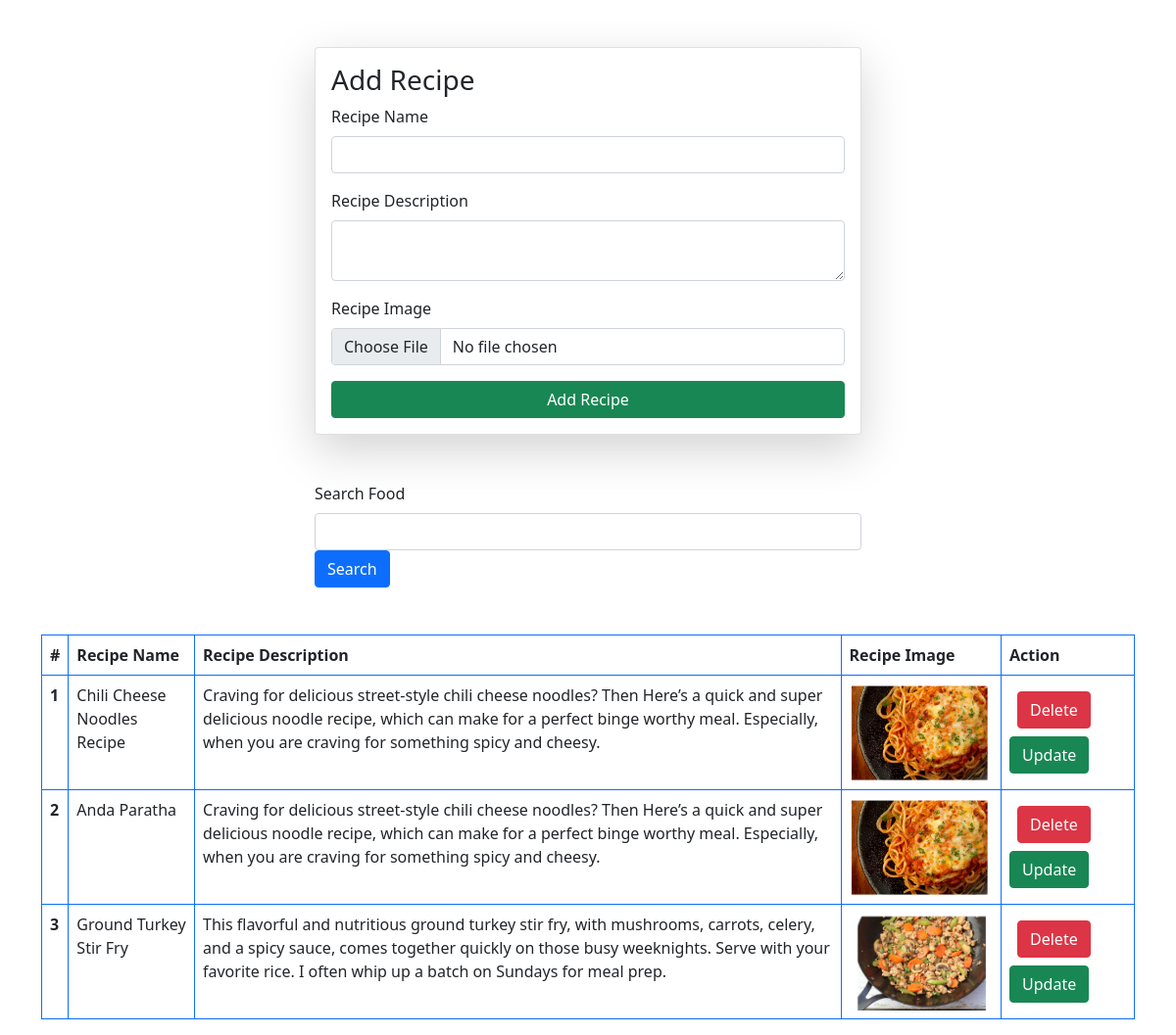
Page /recipes/ on the earlier database version.
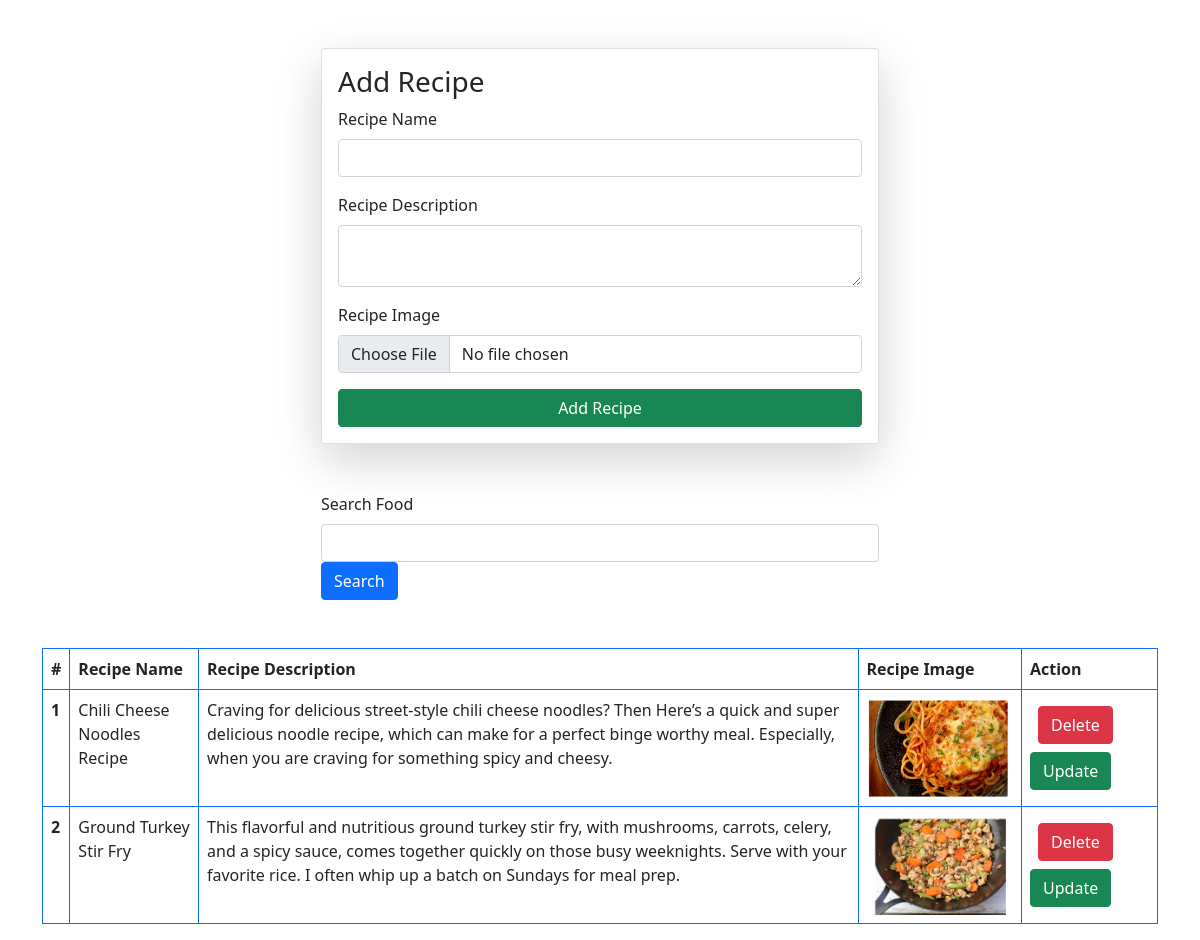
Same page on the later database version.
### vege/models.py (models this page shows)
class Recipe(models.Model):
    user = models.ForeignKey(User, on_delete=models.SET_NULL, null=True, blank=True)
    recipe_name = models.CharField(max_length=100)
    recipe_description = models.TextField()
    recipe_image = models.ImageField(upload_to='recipe')

### vege/views.py (the view, shortened to what this page needs)
# urls.py: path('recipes/', Recipes, name='recipes'),
def Recipes(request):
    queryset = Recipe.objects.all()
    if request.GET.get('search'):
        queryset = queryset.filter(recipe_name__icontains = request.GET.get('search'))
    context = {'Recipes': queryset}
    return render(request, 'recipes.html', context)

### templates/recipes.html (shortened to what this page needs)
{% extends 'base.html' %}
{% block start %}
<div class="container mt-5" >
    <form class="col-6 mx-auto card p-3 shadow-lg" method="POST" enctype="multipart/form-data">
      <h3>Add Recipe</h3>
        <div class="mb-3">
          <label for="exampleInputEmail1" class="form-label">Recipe Name</label>
          <input type="text" class="form-control" name="recipe_name"  id="exampleInputEmail1" aria-describedby="emailHelp">
        </div>
        <div class="mb-3">
          <label for="exampleInputPassword1"  class="form-label">Recipe Description</label>
          <textarea class="form-control"  name="recipe_description" ></textarea>
        </div>
        <div class="mb-3">
          <label for="exampleInputPassword1" class="form-label">Recipe Image</label>
          <input type="file" name="recipe_image" class="form-control"  id="exampleInputEmail1" aria-describedby="emailHelp">
        </div>
        <button type="submit" class="btn btn-success">Add Recipe</button>
      </form>
      <div class="mt-5">
        <div class="mx-auto col-6">
          <div class="nb3">
            <form>
              <label for="exampleInputEmail1" class="form-label">Search Food</label>
              <input type="text" name="search" class="form-control">
            <div>
              <button type="submit" class="btn btn-primary">Search</button>
            </div>
            </form>
        </div>
      </div>
      <table class="table table-bordered border-primary mt-5">
        <thead>
          <tr>
            <th scope="col">#</th>
            <th scope="col">Recipe Name</th>
            <th scope="col">Recipe Description</th>
            <th scope="col">Recipe Image</th>
            <th scope="col">Action</th>
          </tr>
        </thead>
        <tbody>
          {% for recipe in Recipes %}
          <tr>
            <th scope="row">{{ forloop.counter }}</th>
            <td>{{ recipe.recipe_name }}</td>
            <td>{{ recipe.recipe_description }}</td>
            <td>
              <img src="/media/{{ recipe.recipe_image }}" style="height: 100px;" >
            </td>
            <td>
              <a onclick="confirmDelete('/delete_recipe/{{recipe.id}}/')" class="btn btn-danger m-2">Delete</a>
              <a onclick="confirmUpdate('/update_recipe/{{recipe.id}}/')" class="btn btn-success">Update</a>
            </td>
          </tr>
          {% endfor %}
        </tbody>
      </table>
</div>
{% endblock %}

### templates/base.html (shortened to what this page needs)
<!DOCTYPE html>
<html lang="en">
<head>
    <link href="https://cdn.jsdelivr.net/npm/bootstrap@5.0.2/dist/css/bootstrap.min.css" rel="stylesheet">
</head>
<body>
    {% block start %}
    {% endblock %}
</body>
</html>

Differences in the rows shown:
removed Recipe: recipe_name "Anda Paratha", recipe_description "Craving for delicious street-style chili cheese noodles? Then Here’s a quick and super delicious noodle recipe, which can make for a perfect binge worthy meal. Especially, when you are craving for something spicy and cheesy.", recipe_image (picture)
